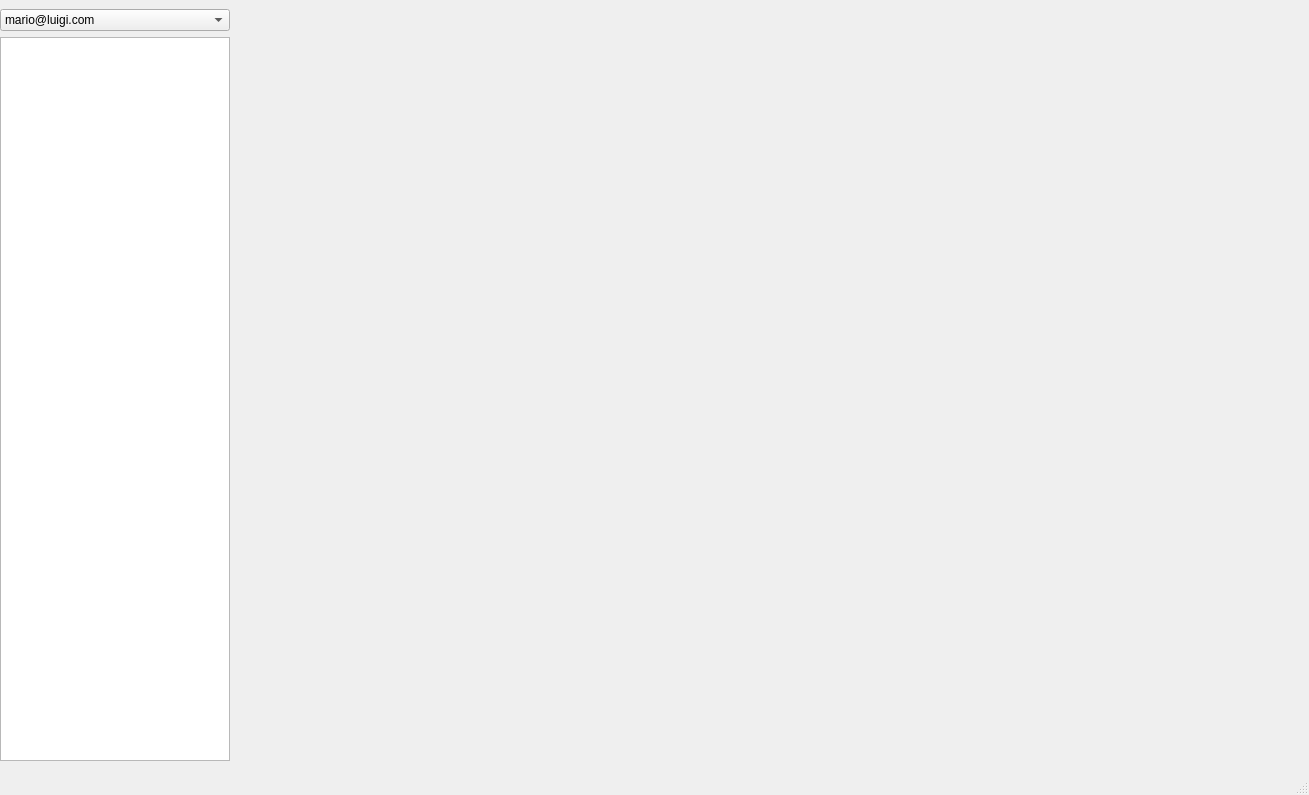
<?xml version="1.0" encoding="UTF-8"?>
<ui version="4.0">
 <class>MainWindow</class>
 <widget class="QMainWindow" name="MainWindow">
  <property name="geometry">
   <rect>
    <x>0</x>
    <y>0</y>
    <width>1309</width>
    <height>795</height>
   </rect>
  </property>
  <property name="windowTitle">
   <string>Conductor Solo</string>
  </property>
  <widget class="QWidget" name="centralwidget">
   <layout class="QVBoxLayout" name="verticalLayout_3">
    <property name="leftMargin">
     <number>0</number>
    </property>
    <property name="rightMargin">
     <number>0</number>
    </property>
    <property name="bottomMargin">
     <number>0</number>
    </property>
    <item>
     <widget class="QSplitter" name="splitter">
      <property name="orientation">
       <enum>Qt::Horizontal</enum>
      </property>
      <property name="handleWidth">
       <number>0</number>
      </property>
      <widget class="QWidget" name="widget" native="true">
       <property name="maximumSize">
        <size>
         <width>230</width>
         <height>16777215</height>
        </size>
       </property>
       <layout class="QVBoxLayout" name="verticalLayout_2">
        <property name="leftMargin">
         <number>0</number>
        </property>
        <property name="topMargin">
         <number>0</number>
        </property>
        <property name="rightMargin">
         <number>0</number>
        </property>
        <property name="bottomMargin">
         <number>0</number>
        </property>
        <item>
         <widget class="QWidget" name="widget_2" native="true">
          <layout class="QVBoxLayout" name="verticalLayout_5">
           <property name="leftMargin">
            <number>0</number>
           </property>
           <property name="topMargin">
            <number>0</number>
           </property>
           <property name="rightMargin">
            <number>0</number>
           </property>
           <property name="bottomMargin">
            <number>0</number>
           </property>
           <item>
            <widget class="QWidget" name="widget_3" native="true">
             <layout class="QHBoxLayout" name="horizontalLayout">
              <property name="leftMargin">
               <number>0</number>
              </property>
              <property name="topMargin">
               <number>0</number>
              </property>
              <property name="rightMargin">
               <number>0</number>
              </property>
              <property name="bottomMargin">
               <number>0</number>
              </property>
              <item>
               <widget class="QComboBox" name="comboBox">
                <item>
                 <property name="text">
                  <string>mario@luigi.com</string>
                 </property>
                </item>
               </widget>
              </item>
             </layout>
            </widget>
           </item>
           <item>
            <widget class="QWidget" name="widget_6" native="true">
             <layout class="QVBoxLayout" name="verticalLayout_7">
              <property name="leftMargin">
               <number>0</number>
              </property>
              <property name="topMargin">
               <number>0</number>
              </property>
              <property name="rightMargin">
               <number>0</number>
              </property>
              <property name="bottomMargin">
               <number>0</number>
              </property>
              <item>
               <widget class="QTreeWidget" name="ui_navbar_trwgt">
                <property name="styleSheet">
                 <string notr="true"/>
                </property>
                <property name="rootIsDecorated">
                 <bool>true</bool>
                </property>
                <attribute name="headerVisible">
                 <bool>false</bool>
                </attribute>
                <column>
                 <property name="text">
                  <string>module name</string>
                 </property>
                </column>
               </widget>
              </item>
             </layout>
            </widget>
           </item>
           <item>
            <widget class="QWidget" name="widget_5" native="true"/>
           </item>
          </layout>
         </widget>
        </item>
        <item>
         <widget class="QWidget" name="widget_3" native="true">
          <property name="sizePolicy">
           <sizepolicy hsizetype="Maximum" vsizetype="Preferred">
            <horstretch>0</horstretch>
            <verstretch>0</verstretch>
           </sizepolicy>
          </property>
         </widget>
        </item>
       </layout>
      </widget>
      <widget class="QWidget" name="widget_2" native="true">
       <property name="sizePolicy">
        <sizepolicy hsizetype="Minimum" vsizetype="Preferred">
         <horstretch>0</horstretch>
         <verstretch>0</verstretch>
        </sizepolicy>
       </property>
       <layout class="QVBoxLayout" name="verticalLayout">
        <property name="leftMargin">
         <number>0</number>
        </property>
        <property name="topMargin">
         <number>0</number>
        </property>
        <property name="rightMargin">
         <number>0</number>
        </property>
        <property name="bottomMargin">
         <number>0</number>
        </property>
        <item>
         <widget class="QWidget" name="ui_module_wgt" native="true">
          <property name="enabled">
           <bool>true</bool>
          </property>
          <property name="sizePolicy">
           <sizepolicy hsizetype="Minimum" vsizetype="Preferred">
            <horstretch>0</horstretch>
            <verstretch>0</verstretch>
           </sizepolicy>
          </property>
          <layout class="QVBoxLayout" name="verticalLayout_4">
           <property name="leftMargin">
            <number>0</number>
           </property>
           <property name="topMargin">
            <number>0</number>
           </property>
           <property name="rightMargin">
            <number>0</number>
           </property>
           <property name="bottomMargin">
            <number>0</number>
           </property>
          </layout>
         </widget>
        </item>
       </layout>
      </widget>
     </widget>
    </item>
   </layout>
  </widget>
  <widget class="QStatusBar" name="statusbar"/>
 </widget>
 <resources/>
 <connections/>
</ui>
